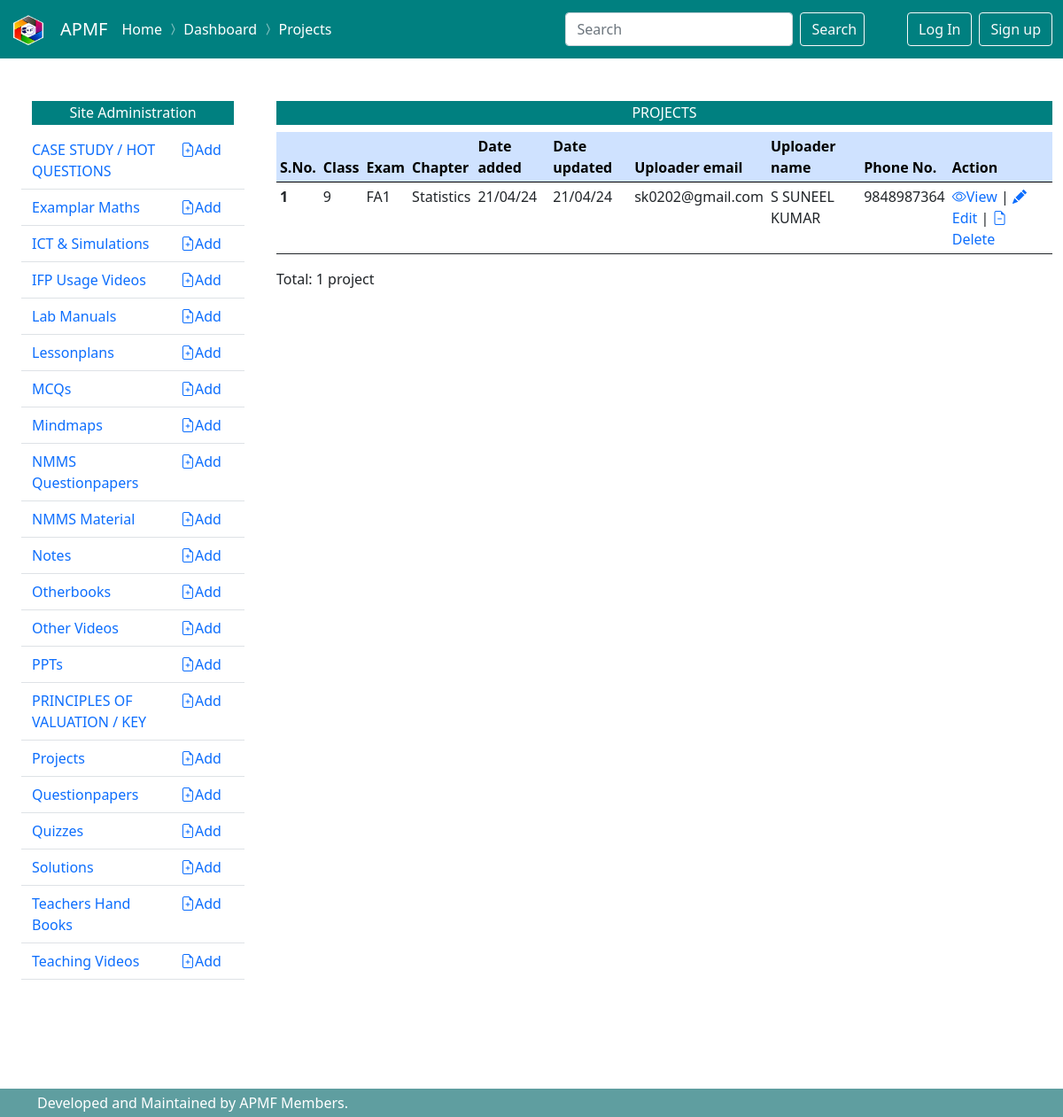
Screenshot of /dashboard/projects/ with the database file from the repository.
### projects/models.py (models this page shows, shortened)
class Project(Item):
    EXAMCHOICES = (
        ('FA1','FA1'),
        ('FA2','FA2'),
        ('FA3','FA3'),
        ('FA4','FA4'),
    )
    exam = models.CharField(max_length = 5, choices=EXAMCHOICES)
    chapter = models.CharField(max_length = 50)
    class Meta:
        ordering = [
            ("-standard"),
        ]

### users/models.py (models this page shows, shortened)
class MyUser(AbstractBaseUser):
    email=models.EmailField(
        verbose_name ='email address',
        max_length = 255,
        unique = True,
    )
    phone_number = models.CharField(max_length=10, validators=[RegexValidator(regex='^(\+?\d{1,3})?[-.\s]?\(?\d{3}\)?[-.\s]?\d{3}[-.\s]?\d{4}$')])
    name = models.CharField(max_length=50)
    is_active = models.BooleanField(default=True)
    is_admin = models.BooleanField(default=False)
    objects = MyUserManager()
    USERNAME_FIELD = 'email'
    REQUIRED_FIELDS = ['phone_number', 'name']

### dashboard/views.py (the view)
# urls.py: path('dashboard/projects/', views.DashboardProjectListView.as_view(), name='dashboard_project_list'),
class DashboardProjectListView(project_views.ProjectListView):
    template_name = 'dashboard/projects/list.html'
    success_url = reverse_lazy('dashboard_project_list')

### projects/views.py (called while the page is built)
    def get_context_data(self, **kwargs):
        context = super().get_context_data(**kwargs)
        context['requests'] = Message.objects.filter(request_for = 'project')
        return context

### dashboard/templates/dashboard/projects/list.html (shortened to what this page needs)
{% extends "dashboard/dashboard.html" %}
{% load static %}
{% block navigation %}
<span class="navbar-text" >
  <a href="{% url "home" %}" style ="text-decoration:none">Home</a>
  <i class="bi bi-chevron-compact-right"></i>
  <a href="{% url "dashboard" %}" style ="text-decoration:none">Dashboard</a>
  <i class="bi bi-chevron-compact-right"></i>
  <a href="#" style ="text-decoration:none">Projects</a>
</span>
{% endblock navigation %}
{% block content %}
<h6 class ="p-1 text-center" style="background-color:teal; color:white"> PROJECTS</h6>
<table class="table table-sm table-hover">
    <thead class="table-primary" >
      <tr  >
        <th scope="col">S.No.</th>
        <th scope="col">Class</th>
        <th scope="col">Exam</th>
        <th scope="col">Chapter</th>
        <th scope="col">Date added</th>
        <th scope="col">Date updated</th>
        <th scope="col">Uploader email</th>
        <th scope="col">Uploader name</th>
        <th scope="col">Phone No.</th>
        <th scope="col">Action</th>
      </tr>
    </thead>
    <tbody>
        {% for project in  projects %}
      <tr>
        <th scope="row">{{forloop.counter}}</th>
        <td>{{project.standard}}</td>
        <td>{{project.exam}}</td>
        <td>{{project.chapter|title}}</td>
        <td>{{project.date_added|date:'d/m/y'}}</td>
        <td>{{project.date_updated|date:'d/m/y'}}</td>
        <td>{{project.uploaded_by.email}}</td>
        <td>{{project.uploaded_by.name|upper}}</td>
        <td>{{project.uploaded_by.phone_number}}</td>
        <td><a style="text-decoration:none;" href= '{{ project.file.url }}'><i class="bi bi-eye"></i>View </a>|
          <a style="text-decoration:none;" href= '{% url "dashboard_project_update" project.pk %}'><i class="bi bi-pencil-fill"></i>Edit </a>|
          <a style="text-decoration:none;" href= '{% url "dashboard_project_delete" project.pk %}'><i class="bi bi-file-earmark-minus"></i>Delete </a> </td>
      </tr>
      {% endfor %}
      </table>
      Total: {{projects|length}} project{{projects|length|pluralize:'s'}}
{% endblock content %}

### rows the page displays
Project: standard "9", exam "FA1", chapter "Statistics", date_added "21/04/24", date_updated "21/04/24", uploaded_by.email "sk0202@gmail.com", uploaded_by.name "S SUNEEL KUMAR", uploaded_by.phone_number "9848987364"

### other values shown
{{ projects|length }} "1"
